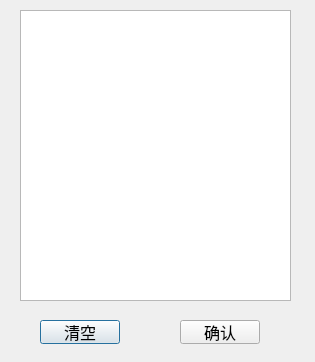
<?xml version="1.0" encoding="UTF-8"?>
<ui version="4.0">
 <class>OrderItemClass</class>
 <widget class="QDialog" name="OrderItemClass">
  <property name="geometry">
   <rect>
    <x>0</x>
    <y>0</y>
    <width>315</width>
    <height>362</height>
   </rect>
  </property>
  <property name="windowTitle">
   <string>OrderItem</string>
  </property>
  <property name="styleSheet">
   <string notr="true">font: 12pt &quot;Microsoft YaHei UI&quot;;</string>
  </property>
  <widget class="QListWidget" name="orderList">
   <property name="geometry">
    <rect>
     <x>20</x>
     <y>10</y>
     <width>271</width>
     <height>291</height>
    </rect>
   </property>
  </widget>
  <widget class="QPushButton" name="clear">
   <property name="geometry">
    <rect>
     <x>40</x>
     <y>320</y>
     <width>80</width>
     <height>24</height>
    </rect>
   </property>
   <property name="font">
    <font>
     <family>Microsoft YaHei UI</family>
     <pointsize>12</pointsize>
     <italic>false</italic>
     <bold>false</bold>
    </font>
   </property>
   <property name="text">
    <string>清空</string>
   </property>
  </widget>
  <widget class="QPushButton" name="yes">
   <property name="geometry">
    <rect>
     <x>180</x>
     <y>320</y>
     <width>80</width>
     <height>24</height>
    </rect>
   </property>
   <property name="font">
    <font>
     <family>Microsoft YaHei UI</family>
     <pointsize>12</pointsize>
     <italic>false</italic>
     <bold>false</bold>
    </font>
   </property>
   <property name="text">
    <string>确认</string>
   </property>
  </widget>
 </widget>
 <layoutdefault spacing="6" margin="11"/>
 <resources/>
 <connections/>
</ui>
